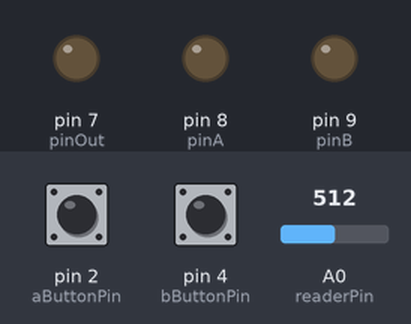
A sketch run on a simulated Arduino Uno, built with avr-gcc and run on an emulated ATmega328P. Shown: output pins drawn as LEDs (lit = HIGH). The test bench sets the inputs (shaded band); at power-on: pin 2 (aButtonPin) HIGH, pin 4 (bButtonPin) HIGH, A0 (readerPin) = 512.

Above: at 1.2 s.
1.3 s: pin 2 (aButtonPin) pulled LOW for 0.15 s
At 2.6 s:
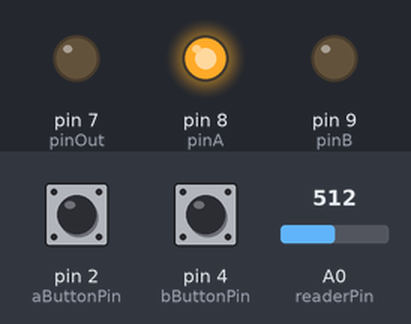
3.0 s: pin 4 (bButtonPin) pulled LOW for 0.15 s
At 3.9 s:
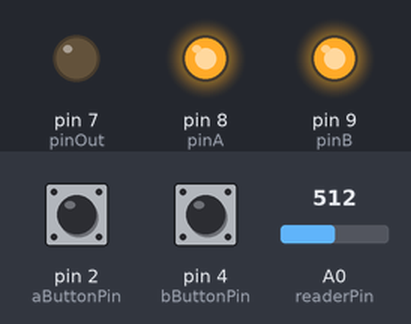
4.7 s: pin 2 (aButtonPin) pulled LOW for 1 s
At 6.4 s:
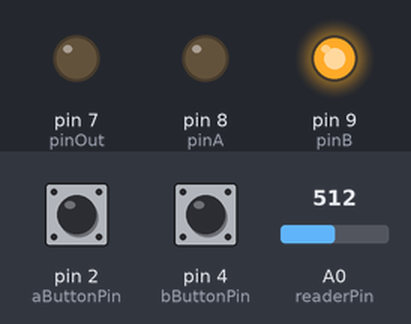
7.3 s: pin 2 (aButtonPin) pulled LOW for 3.2 s
At 11.3 s:
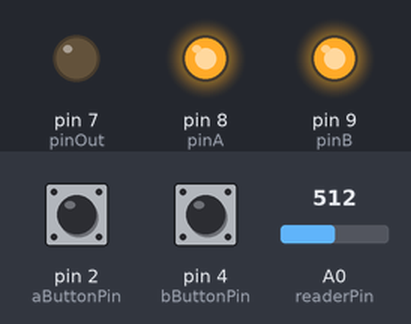
12.1 s: pin 4 (bButtonPin) pulled LOW for 1 s
At 14.4 s:
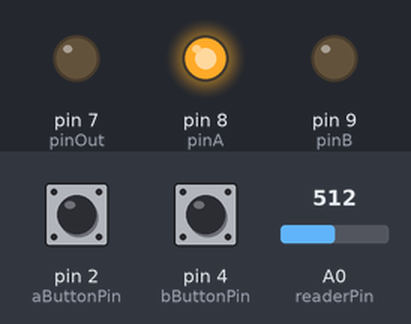
Timing chart, 0 to 15.7 s (numbered marks = the images above; inputs shaded):
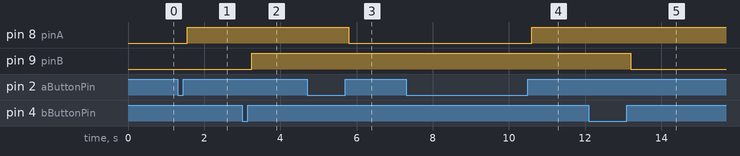

The sketch:

LOGICGateAgain.ino
```cpp
#define aButtonPin 2
#define pinA 8

#define readerPin A0

#define bButtonPin 4
#define pinB 9

int pinOut = 7;

boolean aButtonState = 0;
boolean aButtonLastState = 0;
boolean aLEDOn = 0;

boolean bButtonState = 0;
boolean bButtonLastState = 0;
boolean bLEDOn = 0;

int val = 0;
void setup()
{
  Serial.begin(9600);
  pinMode(aButtonPin, INPUT_PULLUP);
  pinMode(bButtonPin, INPUT_PULLUP);
  pinMode(pinOut, OUTPUT);
  pinMode(pinA, OUTPUT);
  pinMode(pinB, OUTPUT);
}
void loop()
{
  val = analogRead(readerPin);
  //Serial.println(val);
  if( val > 420 && val < 430){ //BLUE LED IS ON
    Serial.println("BLUE");
  } else if(val > 575 && val < 585){ //RED LED IS ON
    Serial.println("RED");
  }

  aButtonState = !(digitalRead(aButtonPin));
  if (aButtonState != aButtonLastState) {
    delay(50);
    if (aButtonState == LOW) {
      aLEDOn = !aLEDOn;

    }
    delay(50);

  }
  aButtonLastState = aButtonState;


  bButtonState = !(digitalRead(bButtonPin));


  if (bButtonState != bButtonLastState) {
    delay(50);
    if (bButtonState == LOW) {
      bLEDOn = !bLEDOn;

    }
    delay(50);

  }
  bButtonLastState = bButtonState;
  //  boolean pinOutState;
  //  // and
  //  pinOutState =aButtonState & bButtonState;

  digitalWrite(pinA, aLEDOn);
  digitalWrite(pinB, bLEDOn);
  //  digitalWrite(pinOut, pinOutState);
}
```

Measured:
- after the input at 1.3 s, pin 8 (pinA): LOW → HIGH after 0.25 s
- after the input at 3.0 s, pin 9 (pinB): LOW → HIGH after 0.25 s
- after the input at 4.7 s, pin 8 (pinA): HIGH → LOW after 1.1 s
- after the input at 7.3 s, pin 8 (pinA): LOW → HIGH after 3.3 s
- after the input at 12.1 s, pin 9 (pinB): HIGH → LOW after 1.1 s
